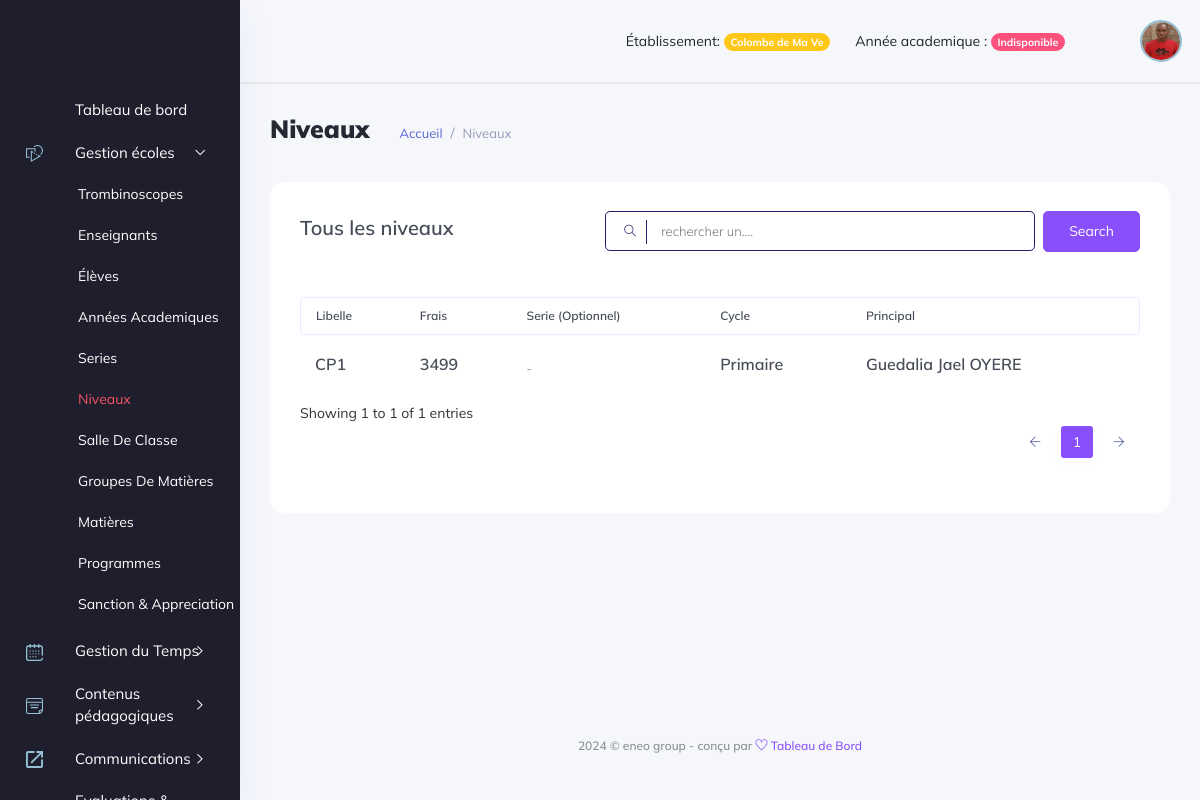
The app's page /manager_dashboard/gestion_ecole/niveaux/ (signed in), older data.
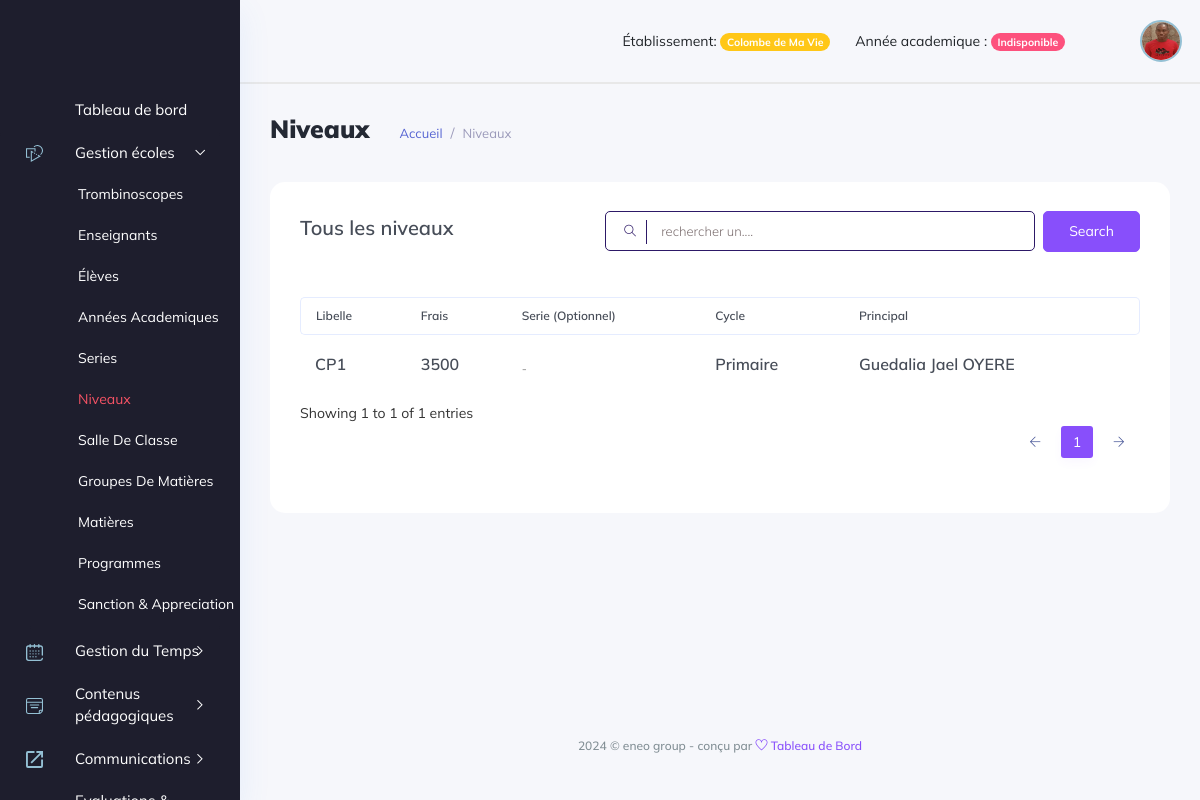
The same page, newer data.
### backend/models/user_account.py (models this page shows, shortened)
class User(AbstractBaseUser, PermissionsMixin):
    school = models.ForeignKey(Etablishment, on_delete=models.CASCADE, null=True, blank=True)
    username = models.CharField(max_length=255, unique=True,)
    student = models.OneToOneField(Student, unique=True, on_delete=models.SET_NULL, null=True, blank=True)
    teacher = models.OneToOneField(Teacher, unique=True, on_delete=models.SET_NULL, null=True, blank=True)
    management_profil = models.OneToOneField(ManagementProfil, unique=True, on_delete=models.CASCADE, null=True, blank=True)
    is_active = models.BooleanField(default=True)
    is_admin = models.BooleanField(default=False)
    is_admin_school = models.BooleanField(default=False)
    is_manager = models.BooleanField(default=False)
    is_accountant = models.BooleanField(default=False)
    is_student = models.BooleanField(default=False)
    is_teacher = models.BooleanField(default=False)
    created_at = models.DateTimeField(auto_now_add=True)
    updated_at = models.DateTimeField(auto_now=True)
    objects = UserManager()
    USERNAME_FIELD = 'username'

### backend/models/gestion_ecole.py (models this page shows, shortened)
class Etablishment(models.Model):
    name = models.CharField(max_length=120)
    tel = models.CharField(max_length=20)
    address = models.CharField(max_length=100)
    social_address = models.CharField(max_length=100, blank=True, null=True)
    email = models.EmailField(max_length=200, blank=True, null=True)
    bulletin_foot = models.CharField(max_length=50, blank=True, null=True)
    currency = models.CharField(max_length=50, choices=currencies, blank=True, null=True)
    système = models.CharField(max_length=50, choices=systemes, blank=True, null=True)
    status_fees = models.CharField(max_length=50, choices=statues, blank=True, null=True)
    subscription_fees = models.IntegerField(default=1000, blank=True, null=True)
    month = models.IntegerField(default=9, blank=True, null=True)
    re_registration_fees = models.IntegerField(default=800, blank=True, null=True)

class Level(models.Model):
    label = models.CharField(max_length=50)
    fees = models.IntegerField(default=1000)
    cycles = models.CharField(choices=cycles, max_length=30)
    serie = models.ForeignKey(Series, on_delete=models.CASCADE, blank=True, null=True)
    principal_teacher = models.ForeignKey(Teacher, on_delete=models.SET_NULL, blank=True, null=True)
    school = models.ForeignKey(Etablishment, on_delete=models.CASCADE, null=True)
    created_at = models.DateTimeField(auto_now_add=True)
    updated_at = models.DateTimeField(auto_now=True)

class Teacher(models.Model):
    lastname = models.CharField(max_length=50, blank=True)
    firstname = models.CharField(max_length=50, blank=True)
    address = models.CharField(max_length=50, blank=True)
    tel = models.CharField(max_length=20, blank=True)
    city = models.CharField(max_length=17, choices=cities, blank=True)
    sex = models.CharField(max_length=10, choices=sexes, blank=True)
    bithday = models.DateField(blank=True, null=True)
    nationality = models.CharField(max_length=20, blank=True)
    email = models.CharField(max_length=120, unique=True, blank=True)
    school = models.ForeignKey(Etablishment, on_delete=models.CASCADE)
    status = models.CharField(max_length=20, blank=True)
    last_diploma = models.CharField(max_length=20, choices=last_diploma, blank=True,)
    picture = models.ImageField(upload_to="teacher_images", blank=True, null=True)
    type_of_counter = models.CharField(max_length=20, blank=True)
    start_of_contrat = models.DateField(blank=True, null=True)
    end_of_contrat = models.DateField(blank=True, null=True)
    created_at = models.DateTimeField(auto_now_add=True, null=True)
    updated_at = models.DateTimeField(auto_now=True, null=True)
    def fullname(self):
        return f"{self.firstname} {self.lastname}"

### manager_dashboard/views/gestion_universite_view.py (the view, shortened to what this page needs)
class LevelsView(View):
    template = "manager_dashboard/gestion_ecole/niveaux.html"
    def dispatch(self,request, *args, **kwargs):
        if not request.user.is_authenticated:
            return redirect('backend:login')
        if request.user.is_manager or request.user.is_admin_school:
            return super().dispatch(request, *args, **kwargs)
        return redirect('backend:logout')
    def get(self, request, *args, **kwargs):
        levels = Level.objects.all()
        context = {'levels': levels}
        return render(request, template_name=self.template, context=context)

### manager_dashboard/templates/manager_dashboard/gestion_ecole/niveaux.html (shortened to what the changed rows need)
{% extends '../base.html' %}
{% load static %}
{% block content %}
<div class="main_content_iner overly_inner ">
    <div class="container-fluid p-0 ">
        <div class="row">
            <div class="col-lg-12">
                <div class="white_card card_height_100 mb_30 pt-4">
                    <div class="white_card_body">
                        <div class="QA_section">
                            <div class="QA_table mb_30">
                                <table id="dataTable" class="table lms_table_active ">
                                    <thead>
                                        <tr>
                                            <th scope="col">Libelle</th>
                                            <th scope="col">Frais</th>
                                            <th scope="col">Serie (Optionnel)</th>
                                            <th scope="col">Cycle</th>
                                            <th scope="col">Principal</th>
                                        </tr>
                                    </thead>
                                    <tbody id="elementList">
                                        {% for level in levels %}
                                            <tr data-id="{{ level.id }}">
                                                <td> <h6> {{ level.label }} </h6></td>
                                                <td> <h6> {{ level.fees }}</h6></td>
                                                {% if level.serie %}
                                                    <td> <h6> {{ level.serie }} </h6></td>
                                                {% else %}
                                                    <td> - </td>
                                                {% endif %}
                                                <td> <h6> {{ level.cycles }} </h6></td>
                                                <td> <h6> {{ level.principal_teacher.fullname }} </h6></td>
                                            </tr>
                                        {% endfor %}
                                    </tbody>
                                </table>
                            </div>
                        </div>
                    </div>
                </div>
            </div>
        </div>
    </div>
</div>
{% endblock content %}

### manager_dashboard/templates/manager_dashboard/base.html (shortened to what the changed rows need)
<!DOCTYPE html>
{% load static %}
<html lang="fr">
<head>
    <link rel="stylesheet" href="{% static 'css/bootstrap1.min.css' %}" />
    <link rel="stylesheet" href="{% static 'vendors/themefy_icon/themify-icons.css' %}" />
    <link rel="stylesheet" href="{% static 'vendors/niceselect/css/nice-select.css' %}" />
    <link rel="stylesheet" href="{% static 'vendors/owl_carousel/css/owl.carousel.css' %}" />
    <link rel="stylesheet" href="{% static 'vendors/gijgo/gijgo.min.css' %}" />
    <link rel="stylesheet" href="{% static 'vendors/font_awesome/css/all.min.css' %}" />
    <link rel="stylesheet" href="{% static 'vendors/tagsinput/tagsinput.css' %}" />
    <link rel="stylesheet" href="{% static 'vendors/datepicker/date-picker.css' %}" />
    <link rel="stylesheet" href="{% static 'vendors/vectormap-home/vectormap-2.0.2.css' %}" />
    <link rel="stylesheet" href="{% static 'vendors/scroll/scrollable.css' %}" />
    <link rel="stylesheet" href="{% static 'vendors/datatable/css/jquery.dataTables.min.css' %}" />
    <link rel="stylesheet" href="{% static 'vendors/datatable/css/responsive.dataTables.min.css' %}" />
    <link rel="stylesheet" href="{% static 'vendors/datatable/css/buttons.dataTables.min.css' %}" />
    <link rel="stylesheet" href="{% static 'vendors/text_editor/summernote-bs4.css' %}" />
    <link rel="stylesheet" href="{% static 'vendors/morris/morris.css' %}">
    <link rel="stylesheet" href="{% static 'vendors/material_icon/material-icons.css' %}" />
    <link rel="stylesheet" href="{% static 'css/metisMenu.css' %}">
    <link rel="stylesheet" href="{% static 'css/style1.css' %}" />
    <link rel="stylesheet" href="{% static 'css/colors/default.css' %}" id="colorSkinCSS">
</head>
<body class="crm_body_bg">
    <section class="main_content dashboard_part large_header_bg">
        <div class="container-fluid g-0">
            <div class="row">
                <div class="col-lg-12 p-0 ">
                    <div class="header_iner d-flex justify-content-between align-items-center">
                        <div class="header_right d-flex justify-content-between align-items-center">
                            <div class="header_notification_warp d-flex align-items-center">
                                <li style="margin-right: 25px;">
                                    Établissement: <span class="badge rounded-pill bg-warning">{{user.school.name}}</span>
                                </li>
                            </div>
                        </div>
                    </div>
                </div>
            </div>
        </div>
        {% block content %}{% endblock %}
    </section>
</body>
</html>

Row changes from the older to the newer data that the page shows:
changed User: school.name "Colombe de Ma Ve" → "Colombe de Ma Vie"
changed Level "CP1": fees "3499" → "3500"
